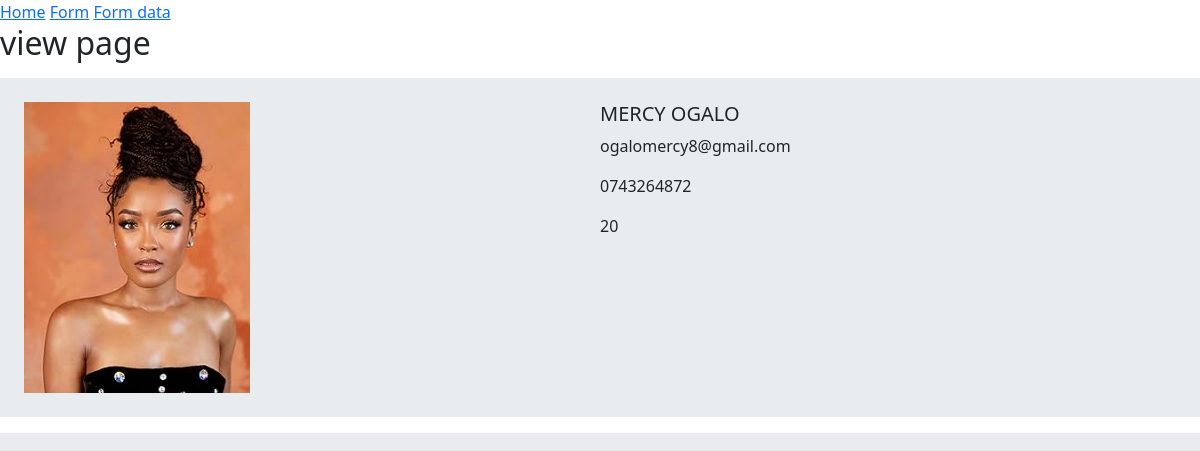
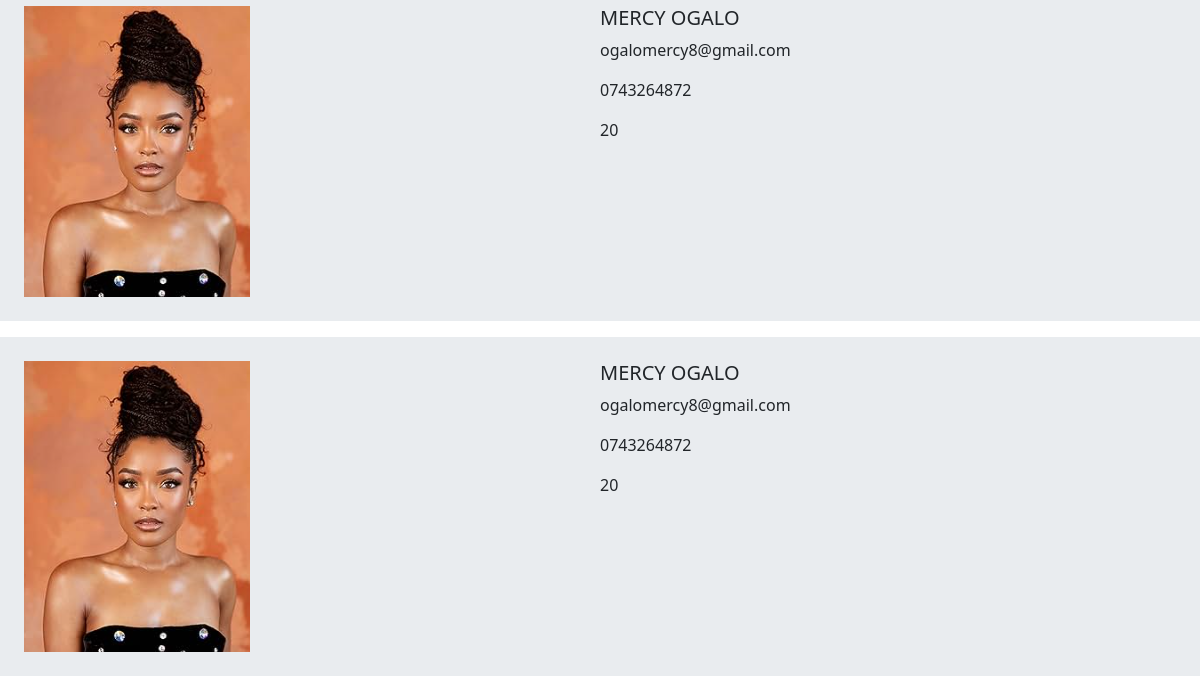
/formdata/, run on an earlier commit of the app's database (2 pictures, top to bottom).
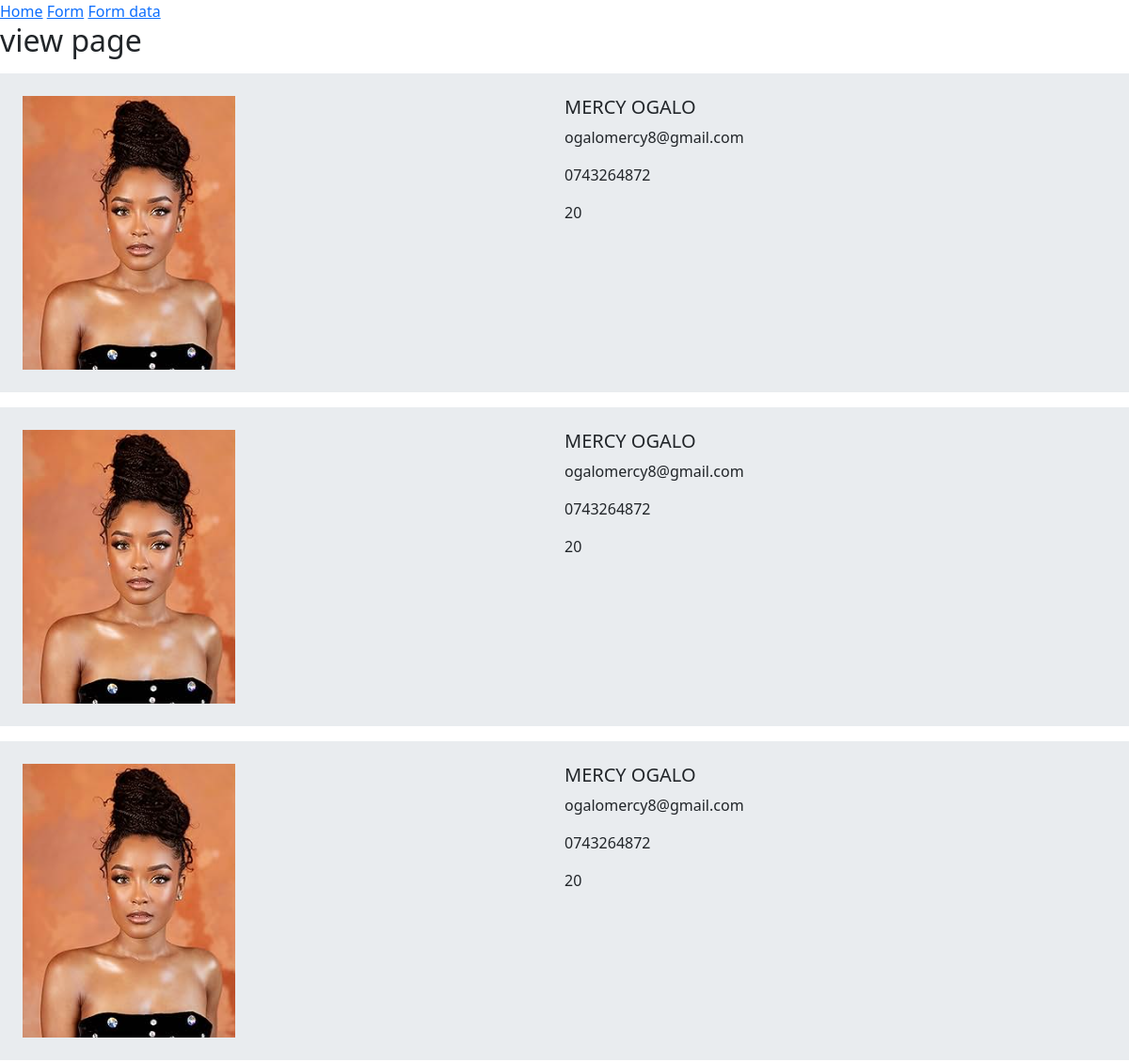
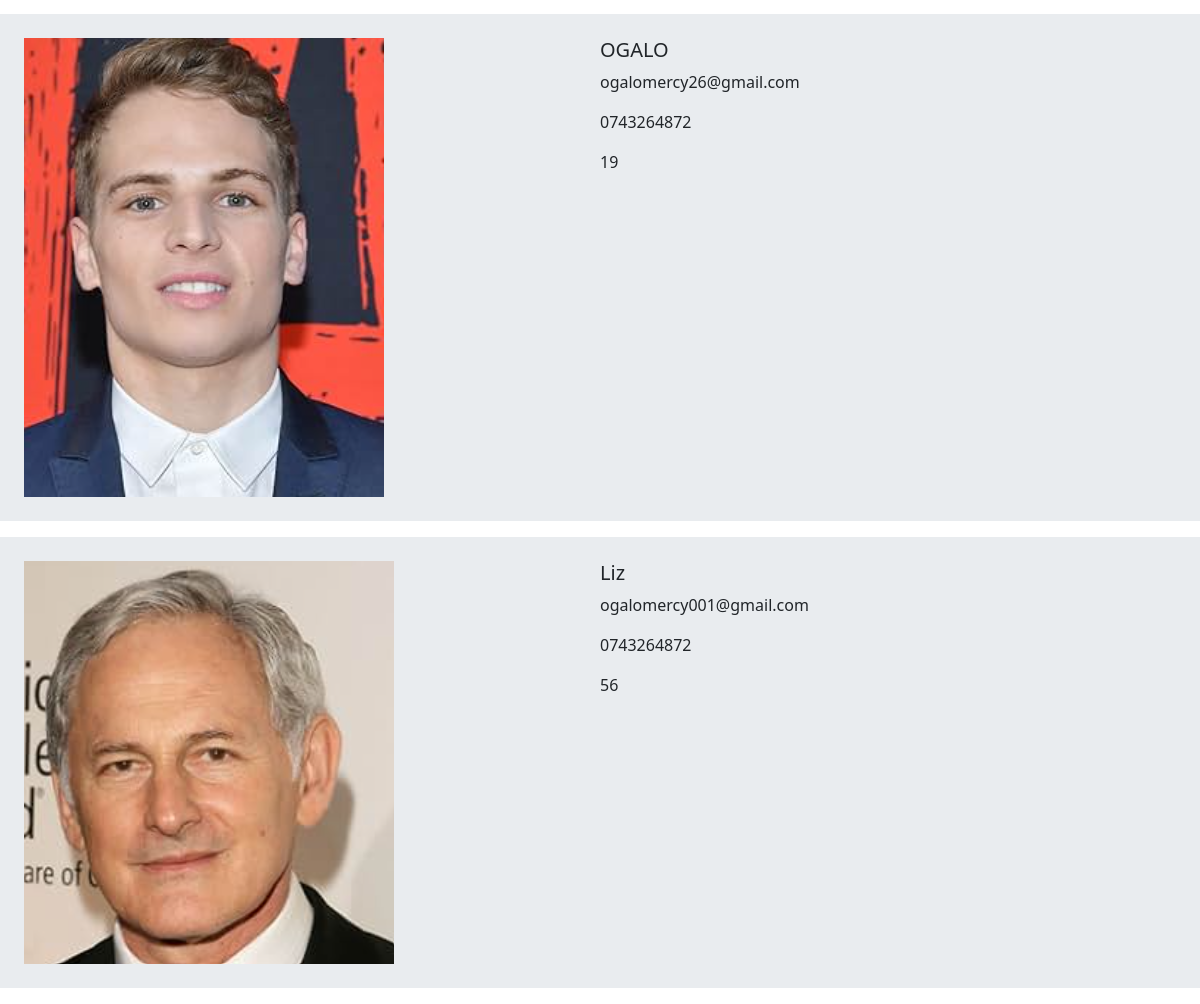
And on a later commit of the database (2 pictures, top to bottom).
### students/models.py (models this page shows)
class Students(models.Model):
    name=models.CharField(max_length=100)
    email=models.EmailField()
    age=models.IntegerField()
    phone=models.CharField(max_length=100)
    image=models.ImageField(upload_to='images/')

### students/views.py (the view)
# urls.py: path('formdata/', views.formdata, name="formdata")
def formdata(request):
    students = Students.objects.all()
    return render(request, 'formdata.html', {'students': students})

### students/templates/formdata.html (shortened to what this page needs)
{% extends "layout.html" %}
{% block body %}
 <h2>view page</h2>
        {% for student in students   %}
        <div class="row g-0 bg-body-secondary position-relative mt-3 mb-3">
            <div class="col-md-6 mb-md-0 p-md-4 ">
              <img src="{{student.image.url}}" class="w-10" alt="...">
            </div>
            <div class="col-md-6 p-4 ps-md-0">
              <h5 class="mt-0">{{student.name}}</h5>
              <p>{{student.email}}</p>
              <p>{{student.phone}}</p>
              <p>{{student.age}}</p>
            </div>
          </div>
        {% endfor %}
{% endblock  %}

### students/templates/layout.html (shortened to what this page needs)
{% load static %}
<!DOCTYPE html>
<html lang="en">
<head>
    <link href="https://cdn.jsdelivr.net/npm/bootstrap@5.3.3/dist/css/bootstrap.min.css" rel="stylesheet">
</head>
<body>
  <a href="/">Home</a>
  <a href="/form/">Form</a>
  <a href="/formdata/">Form data</a>
{% block body %}
{% endblock  %}
</body>
</html>

What changed in the data, as far as the page shows it:
added Students: image (picture), name "OGALO", email "ogalomercy26@gmail.com", phone "0743264872", age "19"
added Students: image (picture), name "Liz", email "ogalomercy001@gmail.com", phone "0743264872", age "56"
